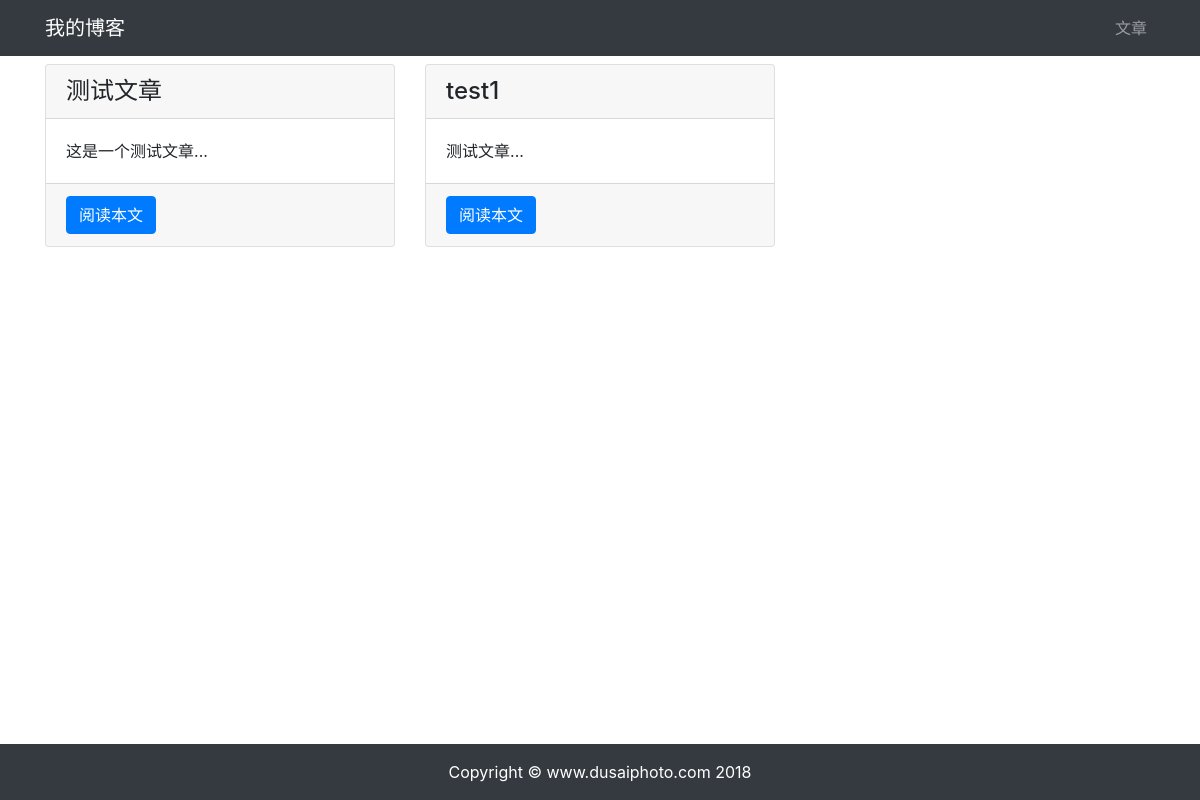
Before: /article/article-list/ with the older database file.
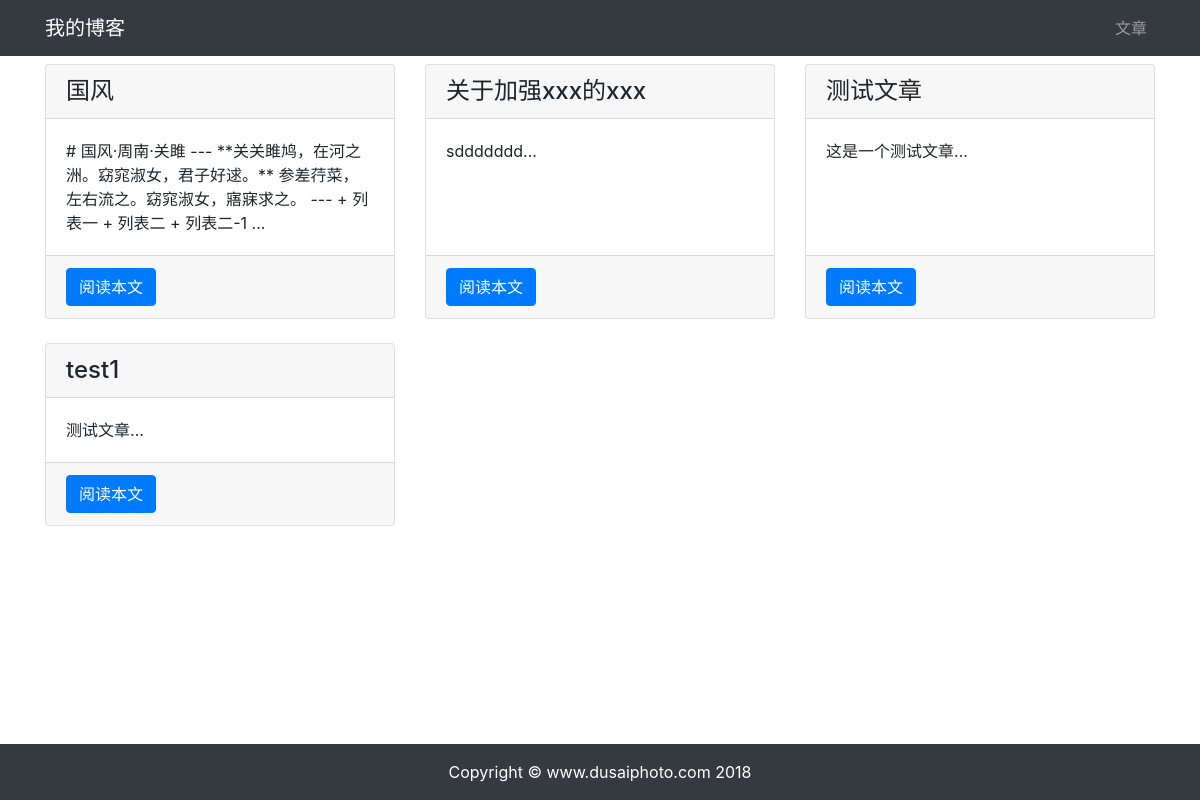
After: the same page with the newer database file.
### article/models.py (models this page shows, shortened)
class ArticlePost(models.Model):
    author = models.ForeignKey(User, on_delete=models.CASCADE)
    title = models.CharField(max_length=100)
    body = models.TextField()
    created = models.DateTimeField(default=timezone.now)
    updated = models.DateTimeField(auto_now=True)
    class Meta:
        ordering = ('-created',)

### article/views.py (the view)
# urls.py: path('article-list/',views.article_list,name='article_list'),
def article_list(request):
    articles = ArticlePost.objects.all()
    context = {'articles':articles}
    return render(request,'article/list.html',context)

### templates/article/list.html (shortened to what this page needs)
{% extends "base.html" %}
{% load static %}
{% block content %}
<div class="container">
    <div class="row mt-2">
        {% for article in articles %}
        <div class="col-4 mb-4">
            <div class="card h-100">
                <h4 class="card-header">{{ article.title }}</h4>
                <div class="card-body">
                    <p class="card-text">{{ article.body|slice:'100' }}...</p>
                </div>
                <div class="card-footer">
                    <a href="{% url 'article:article_detail' article.id %}" class="btn btn-primary">阅读本文</a>
                </div>
            </div>
        </div>
        {% endfor %}
    </div>
</div>
{% endblock content %}

### templates/base.html (shortened to what this page needs)
    使用 Django 3 学习的读者改为 {% load static %}
{% load static %}
<!DOCTYPE html>
<html lang="zh-cn">
<head>
    <link rel="stylesheet" href="{% static 'bootstrap/css/bootstrap.min.css' %}">
    <link rel="stylesheet" href="{% static 'md_css/monokai.css' %}">
</head>
<body>
    {% include 'header.html' %}
    {% block content %}{% endblock content %}
    {% include 'footer.html' %}
</body>
</html>

### templates/header.html
<nav class="navbar navbar-expand-lg navbar-dark bg-dark">
    <div class="container">
      <a class="navbar-brand" href="#">我的博客</a>
      <div>
        <ul class="navbar-nav">
          <li class="nav-item">
            <a class="nav-link" href="{% url 'article:article_list' %}">文章</a>
          </li>
        </ul>
      </div>
    </div>
  </nav>

### templates/footer.html
{% load static %}
<div>
    <br><br><br>
</div>
<footer class="py-3 bg-dark fixed-bottom">
    <div class="container">
        <p class="m-0 text-center text-white">Copyright &copy; www.dusaiphoto.com 2018</p>
    </div>
</footer>

Changed rows visible on the page:
added ArticlePost: title "国风", body "# 国风·周南·关雎 --- **关关雎鸠，在河之洲。窈窕淑女，君子好逑。** 参差荇菜，左右流之。窈窕淑女，寤寐求之。 --- + 列表一 + 列表二 + 列表二-1"
added ArticlePost: title "关于加强xxx的xxx", body "sddddddd"
